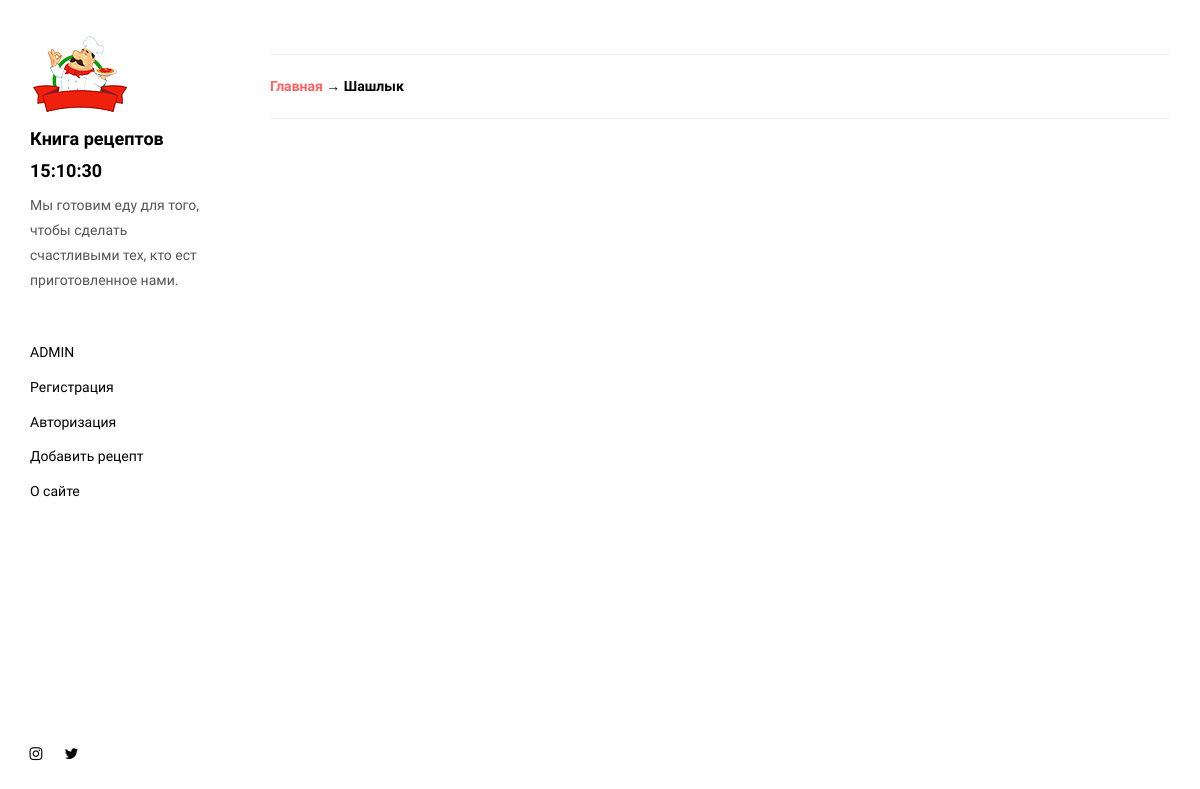
The app's page /category/shashlyk/ with its own data.
### recipe/models.py (models this page shows, shortened)
class Quote(models.Model):
    quote = models.CharField(max_length=255, verbose_name='Цитата')
    class Meta:
        verbose_name = 'Цитата'
        verbose_name_plural = 'Цитаты'

class Category(models.Model):
    slug = models.SlugField(max_length=150, unique=True, verbose_name='Уникальное имя')
    title = models.CharField(max_length=150, verbose_name='Наименование')
    class Meta:
        verbose_name = 'Категория'
        verbose_name_plural = 'Категории'

### recipe/views.py (the view)
# urls.py: path('category/<str:category_slug>/', category_view, name='category_view'),
def category_view(request, category_slug):
    cat = Category.objects.get(slug=category_slug)
    context = {
        'recipe': cat.recipe_set.all(),
        'title': cat.title,
    }
    return render(request, 'recipe/category.html', context=context)

### recipe/models.py (called while the page is built)
    def get_absolute_url(self):
        return reverse('recipe_view', kwargs={'recipe_slug': self.slug})

### recipe/templatetags/recipe_tags.py (called while the page is built)
@register.simple_tag()
def get_quote():
    return Quote.objects.get(pk=randint(1, Quote.objects.count())).quote

### recipe/templates/recipe/category.html (shortened to what this page needs)
{% extends 'base.html' %}
{% load static %}
{% block styles %}
    <link href="{% static 'recipe/css/main.82cfd66e.css' %}" rel="stylesheet">
{% endblock %}
{% block content %}
    <div><hr><h5><a href="{% url 'home' %}">Главная</a> → {{ title }}</h5><hr></div>
    <div class="hero-full-wrapper">
        <div class="grid">
        </div>
    </div>
{% endblock %}

### templates/inc/_sidebar.html
{% load static %}
{% load recipe_tags %}
<nav class="sidebar">
    <div class="navbar-collapse" id="navbar-collapse">
        <div class="site-header hidden-xs">
            <a class="site-brand" href="{% url 'home' %}" title="">
                <img class="img-responsive site-logo" alt="" src="{% static 'recipe/img/logo.png' %}" width="100"
                     height="40">
                Книга рецептов {% now "H:i:s" %}
            </a>
            <p>{% get_quote %}</p>
        </div>
        <ul class="nav">
            <li><a href="../admin" title="">ADMIN</a></li>
            <li><a href="{% url 'register' %}" title="">Регистрация</a></li>
            <li><a href="{% url 'login' %}" title="">Авторизация</a></li>
            <li><a href="{% url 'add_recipe' %}" title="">Добавить рецепт</a></li>
            <li><a href="{% url 'about' %}" title="">О сайте</a></li>
        </ul>
        <nav class="nav-footer">
            <p class="nav-footer-social-buttons">
                <a class="fa-icon" href="https://www.instagram.com/kovdmit" title="">
                    <i class="fa fa-instagram"></i>
                </a>
                <a class="fa-icon" href="https://twitter.com/kovdmit" title="">
                    <i class="fa fa-twitter"></i>
                </a>
            </p>
        </nav>
    </div>
</nav>

### records on screen
Quote: quote "Мы готовим еду для того, чтобы сделать счастливыми тех, кто ест приготовленное нами."
Category: title "Шашлык"
